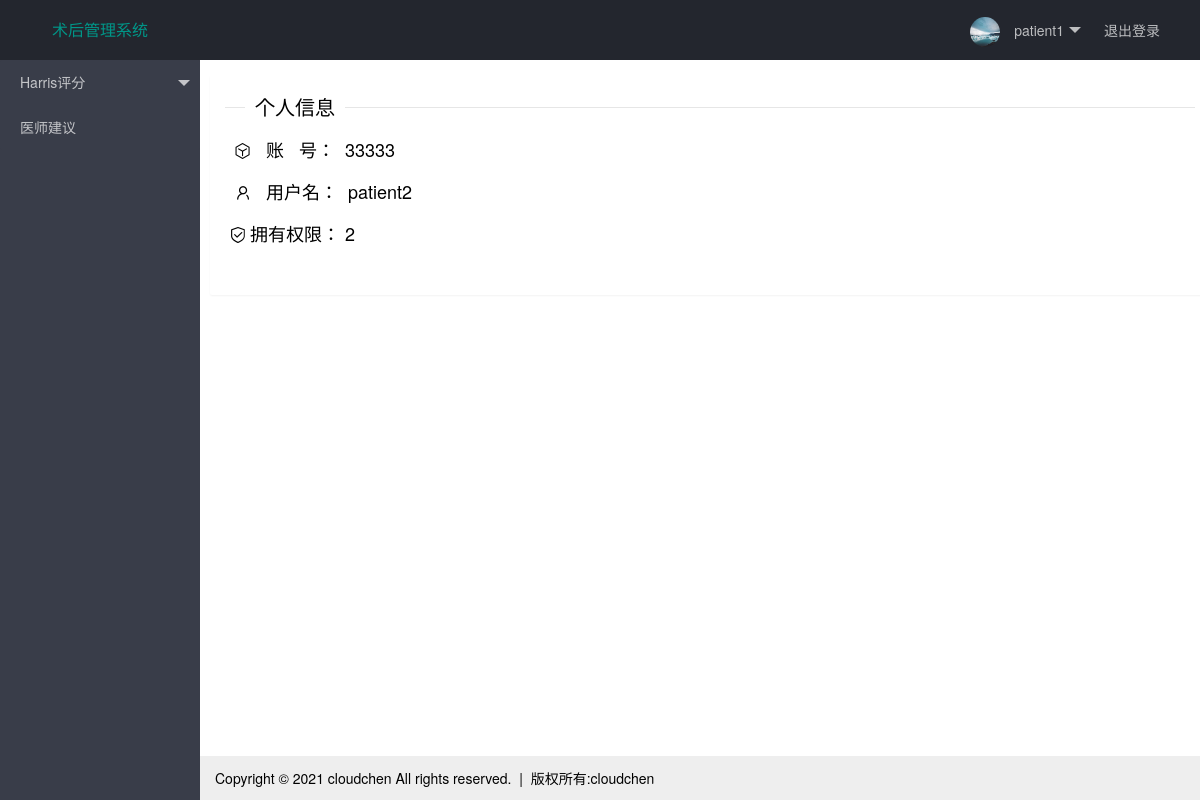
Screenshot of /user/33333 (signed in) with the database file from the repository.
### tables.py (models this page shows, shortened)
class Admin(UserMixin, db.Model):
    __tablename__ = 'admin'
    admin_id = db.Column(db.String(6), primary_key=True)
    admin_name = db.Column(db.String(32))
    password = db.Column(db.String(24))
    right = db.Column(db.String(32))
    harris_table =  db.relationship('HarrisScoreData',backref='user')
    advice_table = db.relationship('AdviceData',backref='user')

### main.py (the view)
@app.route('/user/<id>')
@login_required
def user_info(id):
    user = Admin.query.filter_by(admin_id=id).first()
    if user.right == '1':
        return render_template('doctor_user-info.html', user=user, name=session.get('name'))
    else:
        return render_template('patient_user-info.html', user=user, name=session.get('name'))

### main.py (called while the page is built)
@login_manager.user_loader
def load_user(admin_id):
    return Admin.query.get(int(admin_id))

### templates/patient_user-info.html (shortened to what this page needs)
{% extends 'index_patient.html' %}
{% block body %}
<fieldset class="layui-elem-field layui-field-title">
  <legend>个人信息</legend>
  <div class="layui-field-box" style="font-size: large;line-height: 40px;">
      <div class="layui-row">
          &nbsp;&nbsp;<i class="layui-icon">&#xe857;</i>&nbsp;&nbsp;&nbsp;账&nbsp;&nbsp;&nbsp;号：&nbsp;&nbsp;{{ user.admin_id }}
      </div>
      <div class="layui-row">
          &nbsp;&nbsp;<i class="layui-icon">&#xe66f;</i>&nbsp;&nbsp;&nbsp;用户名：&nbsp;&nbsp;{{ user.admin_name }}
      </div>
      <div class="layui-row">
          &nbsp;<i class="layui-icon">&#xe672;&nbsp;</i>拥有权限：&nbsp;{{ user.right }}
      </div>
  </div>
</fieldset>
{% endblock %}

### templates/index_patient.html (shortened to what this page needs)
<!DOCTYPE html>
<html>
<head>
  <link rel="stylesheet" href="../static/layui/css/layui.css">
</head>
<body class="layui-layout-body">
<div class="layui-layout layui-layout-admin">
  <div class="layui-header">
    <a href="{{ url_for('index_doctor') }}"><div class="layui-logo">术后管理系统</div></a>
    <ul class="layui-nav layui-layout-right">
      <li class="layui-nav-item">
        <a href="javascript:;">
          <img src="../static/icon.jpg" class="layui-nav-img">
          {{ name }}
        </a>
      </li>
      <li class="layui-nav-item"><a href="{{ url_for('logout') }}">退出登录</a></li>
    </ul>
  </div>
  <div class="layui-side layui-bg-black">
    <div class="layui-side-scroll">
      <ul class="layui-nav layui-nav-tree"  lay-filter="test">
        <li class="layui-nav-item">
          <a class="" href="javascript:;">Harris评分</a>
        </li>
        <li class="layui-nav-item">
          <a href="{{url_for('get_advice')}}">医师建议</a>
        </li>
      </ul>
    </div>
  </div>
  <div class="layui-body">
    <div class="layui-card layui-row layui-col-space10" style="margin:15px 10px;width:100%;">
        <div class="layui-card-body">
        {% block body %}
        {% endblock %}
        </div>
    </div>
  </div>
  <div class="layui-footer">
    Copyright © 2021 cloudchen All rights reserved.&nbsp;&nbsp;|&nbsp;&nbsp;版权所有:cloudchen
  </div>
</div>
</body>
</html>

### static/layui/css/layui.css (style rules this page uses)
.layui-inline,img { display:inline-block;vertical-align:middle }
.layui-edge,.layui-header,.layui-inline,.layui-main { position:relative }
.layui-btn,.layui-edge,.layui-inline,img { vertical-align:middle }
.layui-btn,.layui-disabled,.layui-icon,.layui-unselect { -webkit-user-select:none;-ms-user-select:none;-moz-user-select:none }
blockquote,body,button,dd,div,dl,dt,form,h1,h2,h3,h4,h5,h6,input,li,ol,p,pre,td,textarea,th,ul { margin:0;padding:0;-webkit-tap-highlight-color:rgba(0,0,0,0) }
img { border:none }
li { list-style:none }
body { line-height:24px;font:14px Helvetica Neue,Helvetica,PingFang SC,Tahoma,Arial,sans-serif }
a { color:#333;text-decoration:none }
.layui-icon { font-family:layui-icon!important;font-size:16px;font-style:normal;-webkit-font-smoothing:antialiased;-moz-osx-font-smoothing:grayscale }
.layui-header { z-index:1000;height:60px }
.layui-side { position:fixed;left:0;top:0;bottom:0;z-index:999;width:200px;overflow-x:hidden }
.layui-side-scroll { position:relative;width:220px;height:100%;overflow-x:hidden }
.layui-body { position:absolute;left:200px;right:0;top:0;bottom:0;z-index:998;width:auto;overflow:hidden;overflow-y:auto;box-sizing:border-box }
.layui-layout-body { overflow:hidden }
.layui-layout-admin .layui-header { background-color:#23262E }
.layui-layout-admin .layui-side { top:60px;width:200px;overflow-x:hidden }
.layui-layout-admin .layui-body { top:60px;bottom:44px }
.layui-layout-admin .layui-footer { position:fixed;left:200px;right:0;bottom:0;height:44px;line-height:44px;padding:0 15px;background-color:#eee }
.layui-layout-admin .layui-logo { position:absolute;left:0;top:0;width:200px;height:100%;line-height:60px;text-align:center;color:#009688;font-size:16px }
.layui-layout-admin .layui-header .layui-nav { background:0 0 }
.layui-layout-right { position:absolute!important;right:0;top:0 }
.layui-row:after,.layui-row:before { content:'';display:block;clear:both }
.layui-col-space10 { margin:-5px }
.layui-col-space10>* { padding:5px }
.layui-elem-field { margin-bottom:10px;padding:0;border-width:1px;border-style:solid }
.layui-elem-field legend { margin-left:20px;padding:0 10px;font-size:20px;font-weight:300 }
.layui-field-title { margin:10px 0 20px;border-width:1px 0 0 }
.layui-field-box { padding:10px 15px }
.layui-field-title .layui-field-box { padding:10px 0 }
.layui-card { margin-bottom:15px;border-radius:2px;background-color:#fff;box-shadow:0 1px 2px 0 rgba(0,0,0,.05) }
.layui-card:last-child { margin-bottom:0 }
.layui-bg-black,.layui-bg-blue,.layui-bg-cyan,.layui-bg-green,.layui-bg-orange,.layui-bg-red { color:#fff!important }
.layui-card-body { position:relative;padding:10px 15px;line-height:24px }
.layui-bg-black { background-color:#393D49!important }
.layui-badge-rim,.layui-colla-content,.layui-colla-item,.layui-collapse,.layui-elem-field,.layui-form-pane .layui-form-item[pane],.layui-form-pane .layui-form-label,.layui-input,.layui-layedit,.layui-layedit-tool,.layui-quote-nm,.layui-select,.layui-tab-bar,.layui-tab-card,.layui-tab-title,.layui-tab-title .layui-this:after,.layui-textarea { border-color:#e6e6e6 }
.layui-nav { position:relative;padding:0 20px;background-color:#393D49;color:#fff;border-radius:2px;font-size:0;box-sizing:border-box }
.layui-nav * { font-size:14px }
.layui-nav .layui-nav-item { position:relative;display:inline-block;*display:inline;*zoom:1;vertical-align:middle;line-height:60px }
.layui-nav .layui-nav-item a { display:block;padding:0 20px;color:#fff;color:rgba(255,255,255,.7);transition:all .3s;-webkit-transition:all .3s }
.layui-nav-img { width:30px;height:30px;margin-right:10px;border-radius:50% }
.layui-nav-tree { width:200px;padding:0 }
.layui-nav-tree .layui-nav-item { display:block;width:100%;line-height:45px }
.layui-nav-tree .layui-nav-item a { position:relative;height:45px;line-height:45px;text-overflow:ellipsis;overflow:hidden;white-space:nowrap }

### rows the page displays
Admin: admin_name "patient1"
Admin: admin_id "33333", admin_name "patient2", right "2"
